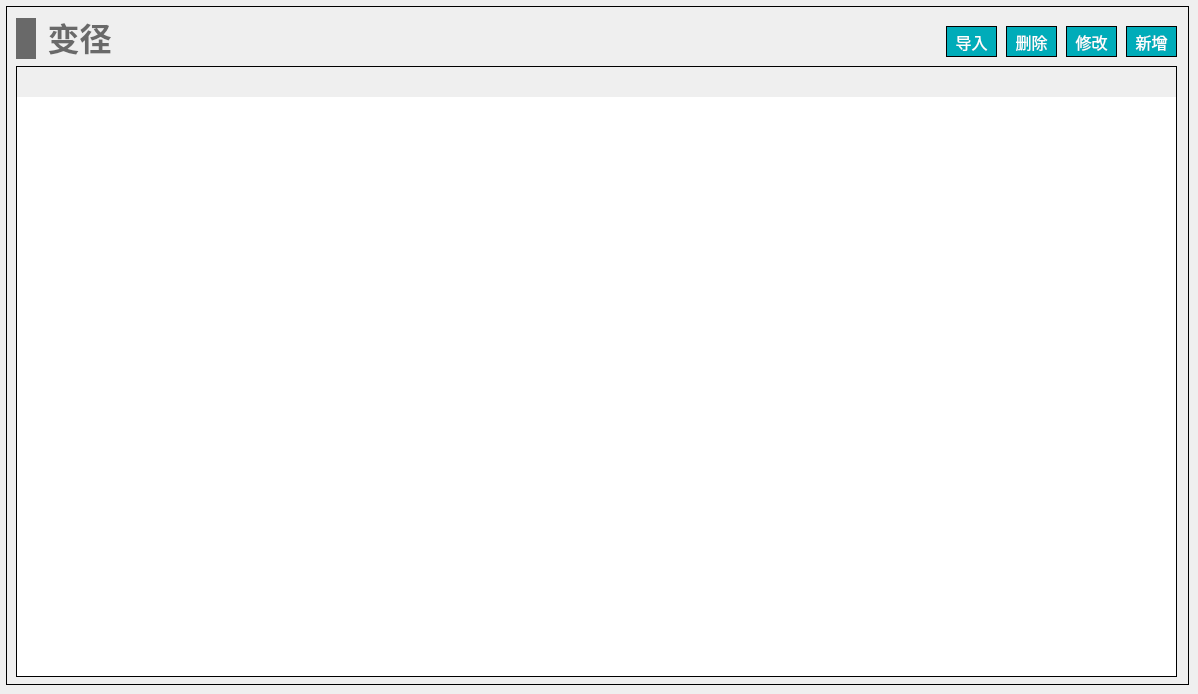
   <widget class="QWidget" name="page_reducer">
    <widget class="QWidget" name="widget_reducer" native="true">
     <property name="geometry">
      <rect>
       <x>6</x>
       <y>6</y>
       <width>1183</width>
       <height>679</height>
      </rect>
     </property>
     <property name="styleSheet">
      <string notr="true">#widget_reducer
{
border: 1px solid #000000;
}</string>
     </property>
     <widget class="QTableWidget" name="tableWidget_reducer">
      <property name="geometry">
       <rect>
        <x>10</x>
        <y>60</y>
        <width>1161</width>
        <height>611</height>
       </rect>
      </property>
      <property name="focusPolicy">
       <enum>Qt::NoFocus</enum>
      </property>
      <property name="layoutDirection">
       <enum>Qt::LeftToRight</enum>
      </property>
      <property name="styleSheet">
       <string notr="true">/*设置标题(包括垂直+水平的)*/
QHeaderView
{							
	
	font-size: 15px;				/*字大小*/
	font-family: '黑体';
	/*border: 1px solid #B4B4B4;*/
	border:none;
    /*border-bottom: 2px solid #999999; */		/*下边框颜色*/
    /*background: #9DC6E6;*/				/*背景浅蓝色*/ 
	min-height:30px;
	text-align: center;	       
}


/*设置标题(水平的)*/
QHeaderView::section:horizontal { 					
        border: 1px solid #AFAFAF; 			/*间隔颜色*/
	    border-bottom: 2px solid #999999; 							
        color: black;
        background: #9DC6E6;
}

/*设置鼠标停留状态*/
QHeaderView::section:horizontal:hover 
{			
        color: black;							/*字体白色*/
        background: #82AFC9;				/*背景深蓝色*/
}

/*设置鼠标按下状态*/
QHeaderView::section:horizontal:pressed 
{			
        color: black;
        background: #82AFC9;
		border-bottom: 3px solid #037BFC;				
}


QTableWidget 
{
		font-size: 14px;				/*10榜*/
		font-family: '黑体';				
		color : black;				
        border: 1px solid #000000;		
        background: white;
        gridline-color: #E0E0E0;	
        text-align: center;	
        outline:0px;			/*禁止焦点*/
}

/*设置选中的视图项*/
QTableWidget::item:selected
{				    
		border: 2px solid #0398FC;	
        color : black;				
}</string>
      </property>
      <property name="frameShape">
       <enum>QFrame::StyledPanel</enum>
      </property>
     </widget>
     <widget class="QWidget" name="layoutWidget_20">
      <property name="geometry">
       <rect>
        <x>10</x>
        <y>10</y>
        <width>101</width>
        <height>45</height>
       </rect>
      </property>
      <layout class="QHBoxLayout" name="horizontalLayout_33">
       <item>
        <widget class="QLabel" name="label_46">
         <property name="minimumSize">
          <size>
           <width>20</width>
           <height>41</height>
          </size>
         </property>
         <property name="maximumSize">
          <size>
           <width>20</width>
           <height>41</height>
          </size>
         </property>
         <property name="styleSheet">
          <string notr="true">QLabel { 
border: none; 
background-color : rgb(105, 105, 105);
}</string>
         </property>
         <property name="text">
          <string/>
         </property>
        </widget>
       </item>
       <item>
        <widget class="QLabel" name="label_47">
         <property name="font">
          <font>
           <family>Microsoft YaHei</family>
           <pointsize>24</pointsize>
           <bold>true</bold>
          </font>
         </property>
         <property name="styleSheet">
          <string notr="true">QLabel { 
border: none; 
color : rgb(105, 105, 105);
}</string>
         </property>
         <property name="text">
          <string>变径</string>
         </property>
         <property name="alignment">
          <set>Qt::AlignBottom|Qt::AlignHCenter</set>
         </property>
        </widget>
       </item>
      </layout>
     </widget>
     <widget class="QPushButton" name="pushButton_reducer_del">
      <property name="geometry">
       <rect>
        <x>1000</x>
        <y>20</y>
        <width>51</width>
        <height>31</height>
       </rect>
      </property>
      <property name="font">
       <font>
        <family>黑体</family>
        <pointsize>12</pointsize>
       </font>
      </property>
      <property name="styleSheet">
       <string notr="true">QPushButton
{
	color:#ffffff; /*文字颜色*/
    background-color: #00ACB9;/*背景色*/
    border-radius:0px; /*边框倒角*/
	border: 1px solid #000000;
}


QPushButton:hover 
{
background-color: rgb(0,142,153);
color: white;
}</string>
      </property>
      <property name="text">
       <string>删除</string>
      </property>
     </widget>
     <widget class="QPushButton" name="pushButton_reducer_add">
      <property name="geometry">
       <rect>
        <x>1120</x>
        <y>20</y>
        <width>51</width>
        <height>31</height>
       </rect>
      </property>
      <property name="font">
       <font>
        <family>黑体</family>
        <pointsize>12</pointsize>
       </font>
      </property>
      <property name="styleSheet">
       <string notr="true">QPushButton
{
	color:#ffffff; /*文字颜色*/
    background-color: #00ACB9;/*背景色*/
    border-radius:0px; /*边框倒角*/
	border: 1px solid #000000;
}


QPushButton:hover 
{
background-color: rgb(0,142,153);
color: white;
}</string>
      </property>
      <property name="text">
       <string>新增</string>
      </property>
     </widget>
     <widget class="QPushButton" name="pushButton_reducer_input">
      <property name="geometry">
       <rect>
        <x>940</x>
        <y>20</y>
        <width>51</width>
        <height>31</height>
       </rect>
      </property>
      <property name="font">
       <font>
        <family>黑体</family>
        <pointsize>12</pointsize>
       </font>
      </property>
      <property name="styleSheet">
       <string notr="true">QPushButton
{
	color:#ffffff; /*文字颜色*/
    background-color: #00ACB9;/*背景色*/
    border-radius:0px; /*边框倒角*/
	border: 1px solid #000000;
}


QPushButton:hover 
{
background-color: rgb(0,142,153);
color: white;
}</string>
      </property>
      <property name="text">
       <string>导入</string>
      </property>
     </widget>
     <widget class="QPushButton" name="pushButton_reducer_revise">
      <property name="geometry">
       <rect>
        <x>1060</x>
        <y>20</y>
        <width>51</width>
        <height>31</height>
       </rect>
      </property>
      <property name="font">
       <font>
        <family>黑体</family>
        <pointsize>12</pointsize>
       </font>
      </property>
      <property name="styleSheet">
       <string notr="true">QPushButton
{
	color:#ffffff; /*文字颜色*/
    background-color: #00ACB9;/*背景色*/
    border-radius:0px; /*边框倒角*/
	border: 1px solid #000000;
}


QPushButton:hover 
{
background-color: rgb(0,142,153);
color: white;
}</string>
      </property>
      <property name="text">
       <string>修改</string>
      </property>
     </widget>
    </widget>
   </widget>
